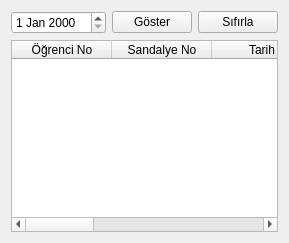
         <widget class="QWidget" name="page_4">
          <layout class="QGridLayout" name="gridLayout_5">
           <item row="1" column="0" colspan="3">
            <widget class="QTableWidget" name="tableWidget">
             <property name="styleSheet">
              <string notr="true">font: 8pt &quot;MS Shell Dlg 2&quot;;</string>
             </property>
             <column>
              <property name="text">
               <string>Öğrenci No</string>
              </property>
             </column>
             <column>
              <property name="text">
               <string>Sandalye No</string>
              </property>
             </column>
             <column>
              <property name="text">
               <string>Tarih</string>
              </property>
             </column>
             <column>
              <property name="text">
               <string>Başlangıç Saati</string>
              </property>
             </column>
             <column>
              <property name="text">
               <string>Bitiş Saati</string>
              </property>
             </column>
             <column>
              <property name="text">
               <string>Toplanma Saati</string>
              </property>
             </column>
             <column>
              <property name="text">
               <string>Güvenlik Kodu</string>
              </property>
             </column>
            </widget>
           </item>
           <item row="0" column="0">
            <widget class="QDateEdit" name="dateEdit">
             <property name="styleSheet">
              <string notr="true">font: 12pt &quot;MS Shell Dlg 2&quot;;</string>
             </property>
            </widget>
           </item>
           <item row="0" column="1">
            <widget class="QPushButton" name="pushButton_454">
             <property name="styleSheet">
              <string notr="true">font: 12pt &quot;MS Shell Dlg 2&quot;;</string>
             </property>
             <property name="text">
              <string>Göster</string>
             </property>
            </widget>
           </item>
           <item row="0" column="2">
            <widget class="QPushButton" name="pushButton_5">
             <property name="styleSheet">
              <string notr="true">font: 12pt &quot;MS Shell Dlg 2&quot;;</string>
             </property>
             <property name="text">
              <string>Sıfırla</string>
             </property>
            </widget>
           </item>
          </layout>
         </widget>
